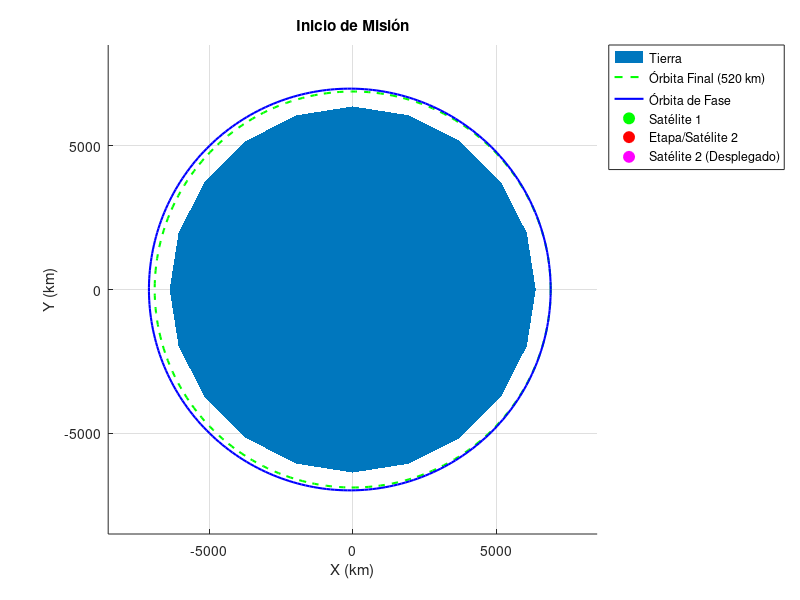

MATLAB code for this plot: (Note: this script raises an error after producing the figure.)
% --- 1. CONSTANTES Y PARÁMETROS ORBITALES ---
mu = 3.986004418e14; % Parámetro gravitacional estándar de la Tierra (m^3/s^2)
R_tierra = 6371e3;   % Radio de la Tierra (m)

% Órbita final (circular)
altitud_final = 520e3;
r_final = R_tierra + altitud_final;
T_final = 2 * pi * sqrt(r_final^3 / mu); % Periodo para el print
n_final = 2 * pi / T_final;             % Movimiento medio

% Órbita de fase (elíptica)
altitud_apogeo_fase = 720e3;
r_apogeo_fase = R_tierra + altitud_apogeo_fase;
r_perigeo_fase = r_final;
a_fase = (r_perigeo_fase + r_apogeo_fase) / 2;
e_fase = (r_apogeo_fase - r_perigeo_fase) / (r_apogeo_fase + r_perigeo_fase);
T_fase = 2 * pi * sqrt(a_fase^3 / mu); % Periodo para el print
n_fase = 2 * pi / T_fase;             % Movimiento medio

% --- 2. ANÁLISIS PREVIO Y RESULTADOS EN CONSOLA ---
delta_n = n_final - n_fase; % Diferencia de movimiento medio
t_desfase_seg = pi / abs(delta_n); % Tiempo teórico para desfase de 180°
num_orbitas_fase = t_desfase_seg / T_fase; % Número de órbitas en faseo


fprintf('--- Análisis de la Maniobra de Faseo ---\n');
fprintf('Periodo de la órbita final: %.2f minutos\n', T_final / 60);
fprintf('Periodo de la órbita de fase: %.2f minutos\n', T_fase / 60);
fprintf('Tiempo requerido para un desfase de 180°: %.2f horas\n', t_desfase_seg / 3600);
fprintf('Número de órbitas en la trayectoria de fase: %.2f\n', num_orbitas_fase);
fprintf('-------------------------------------------\n\n');

% --- 3. CONFIGURACIÓN DE LA SIMULACIÓN ---
figure('Name', 'Simulación de Desfase Orbital - Versión Final', 'NumberTitle', 'off');
hold on;
axis equal;
grid on;

% Dibujar Tierra y Órbitas
[x, y, z] = sphere;
surf(x*R_tierra/1e3, y*R_tierra/1e3, z*R_tierra/1e3, 'FaceColor', '#0077be', 'EdgeColor', 'none', 'DisplayName', 'Tierra');
ang = linspace(0, 2*pi, 300);
plot(r_final/1e3 * cos(ang), r_final/1e3 * sin(ang), 'g--', 'LineWidth', 1.5, 'DisplayName', 'Órbita Final (520 km)');
r_fase_plot = (a_fase*(1-e_fase^2))./(1+e_fase*cos(ang));
plot(r_fase_plot/1e3 .* cos(ang), r_fase_plot/1e3 .* sin(ang), 'b', 'LineWidth', 1.5, 'DisplayName', 'Órbita de Fase');

% Inicializar objetos gráficos
h_sat1 = plot(NaN, NaN, 'go', 'MarkerFaceColor', 'g', 'MarkerSize', 8, 'DisplayName', 'Satélite 1');
h_etapa = plot(NaN, NaN, 'ro', 'MarkerFaceColor', 'r', 'MarkerSize', 8, 'DisplayName', 'Etapa/Satélite 2');
h_sat2 = plot(NaN, NaN, 'mo', 'MarkerFaceColor', 'm', 'MarkerSize', 8, 'DisplayName', 'Satélite 2 (Desplegado)', 'Visible', 'off');
title_handle = title('Inicio de Misión');
legend('Location', 'northeastoutside', 'AutoUpdate', 'off');
xlim([-1.2*r_apogeo_fase/1e3, 1.2*r_apogeo_fase/1e3]);
ylim([-1.2*r_apogeo_fase/1e3, 1.2*r_apogeo_fase/1e3]);
xlabel('X (km)');
ylabel('Y (km)');

% --- 4. BUCLE DE ANIMACIÓN HASTA 180 GRADOS ---
t = 0;
dt = 120;
desfase_acumulado_rad = 0;

while desfase_acumulado_rad < pi
    % Posición Satélite 1
    theta1 = n_final * t;
    x1 = r_final * cos(theta1);
    y1 = r_final * sin(theta1);
    
    % Posición Satélite 2
    theta_etapa = n_fase * t;
    r_etapa_actual = (a_fase * (1 - e_fase^2)) / (1 + e_fase * cos(theta_etapa));
    x_etapa = r_etapa_actual * cos(theta_etapa);
    y_etapa = r_etapa_actual * sin(theta_etapa);
    
    % Calcular desfase acumulado
    desfase_acumulado_rad = delta_n * t;
    
    % Actualizar título
    title_handle.String = sprintf('Fase de Deriva | Tiempo: %.1f h | Desfase: %.1f°', t / 3600, rad2deg(desfase_acumulado_rad));
    
    % Actualizar posiciones
    set(h_sat1, 'XData', x1/1e3, 'YData', y1/1e3);
    set(h_etapa, 'XData', x_etapa/1e3, 'YData', y_etapa/1e3);
    
    drawnow;
    pause(0.01);
    t = t + dt;
end

% --- 5. FASE FINAL: DESPLIEGUE ---
title_handle.String = sprintf('Desfase de 180° alcanzado en %.1f horas. Desplegando Satélite 2.', t / 3600);
set(h_sat2, 'XData', x_etapa/1e3, 'YData', y_etapa/1e3, 'Visible', 'on');
set(h_etapa, 'Visible', 'off');

hold off;
